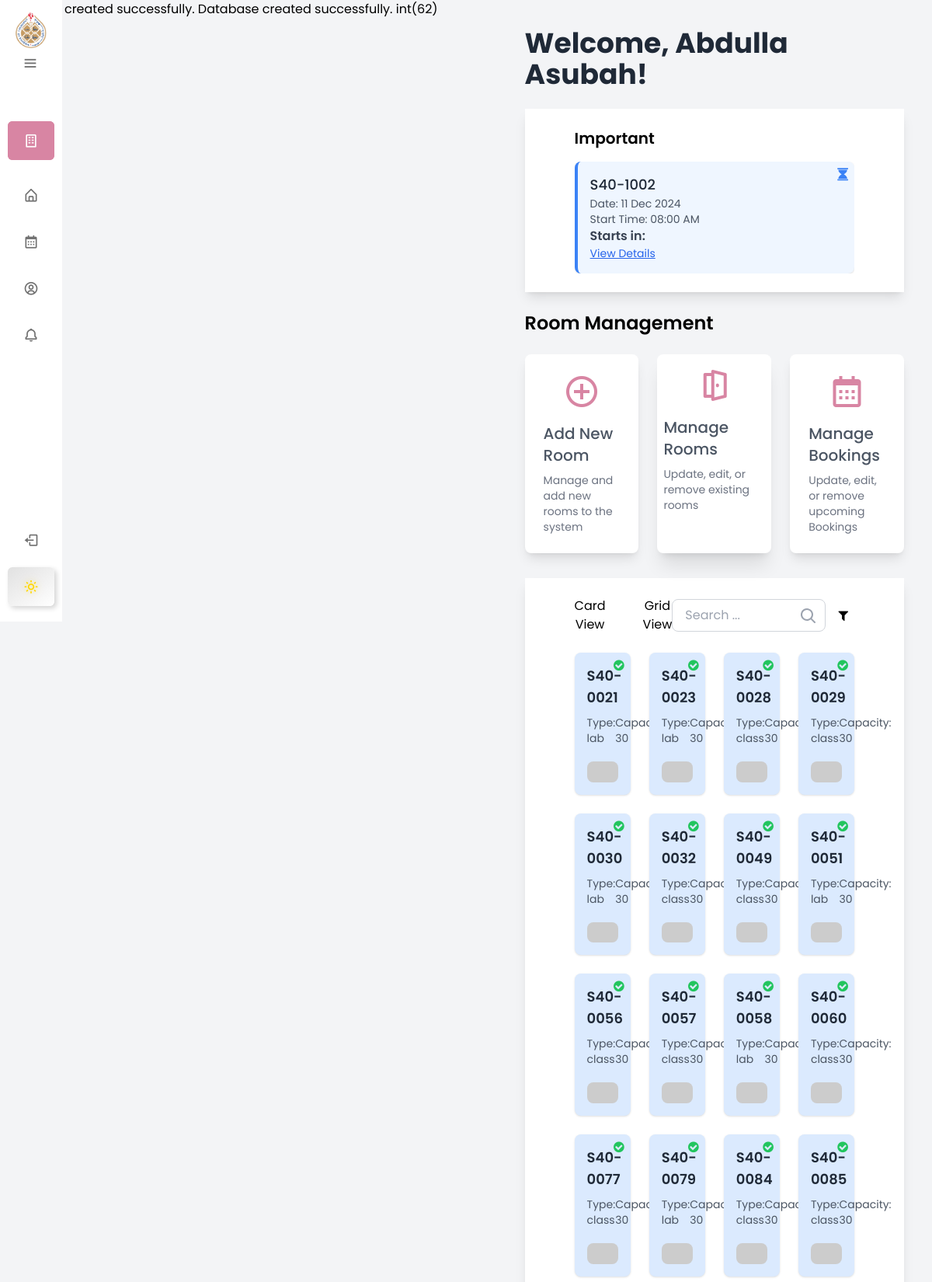
The app's page /frontend/templates/layout/base.php (signed in, upper part) with its own data.
### tables this page shows
CREATE TABLE `users` (
  `userID` int(10) NOT NULL,
  `email` varchar(255) NOT NULL,
  `password` varchar(255) NOT NULL,
  `firstName` text NOT NULL,
  `lastName` text NOT NULL,
  `role` enum('admin','student','instructor') NOT NULL DEFAULT 'student',
  `profilePic` int(11) NOT NULL DEFAULT 1
);

CREATE TABLE `bookings` (
  `bookingID` int(10) NOT NULL,
  `userID` int(10) NOT NULL,
  `roomID` varchar(10) NOT NULL,
  `bookingTime` timestamp NOT NULL DEFAULT current_timestamp(),
  `startTime` datetime NOT NULL,
  `endTime` datetime NOT NULL,
  `status` enum('active','pending','expired','rejected') NOT NULL DEFAULT 'active',
  `feedback` tinyint(1) DEFAULT 0
);

CREATE TABLE `room` (
  `roomID` varchar(10) NOT NULL,
  `type` enum('lab','class') DEFAULT 'class',
  `capacity` int(10) UNSIGNED NOT NULL,
  `isAvailable` tinyint(4) NOT NULL DEFAULT 0,
  `floor` tinyint(4) NOT NULL,
  `department` enum('IS','CS','CE') NOT NULL
);

### backend/utils/helpers.php (called while the page is built, shortened)
<?php
include __DIR__ . '/../db-connection.php';
function isAuthorized()
{
  if (isset($_SESSION['active-user'])) {
    $id = $_SESSION['active-user'];
  } else {
    header('Location: ../../templates/layout/signbase.php');
    exit();
  }
  return $id;
}

### backend/database/user-model.php (called while the page is built, shortened)
<?php
require_once __DIR__ . '/../utils/crud.php';
class UserModel
{
    private $conn;
    function __construct($conn, $userID = null, $email = null, $password = null, $firstName = null, $lastName = null, $role = null, $profilePic = null)
    {
        $this->conn = $conn;
    }
    public function getAllUsers()
    {
        try {
            $stmt = $this->conn->prepare("
                SELECT u.*, f.id as file_id, f.mime_type, fc.file_content
                FROM users u
                LEFT JOIN files f ON u.profilePic = f.id
                LEFT JOIN file_contents fc ON f.id = fc.file_id
            ");
            $stmt->execute();
            $results = $stmt->fetchAll(PDO::FETCH_ASSOC);
            return $results;
        } catch (PDOException $e) {
            error_log("Error fetching users: " . $e->getMessage());
            throw new Exception("Failed to fetch users data");
        }
    }
    public function getUserByID($userID)
    {
        try {
            $stmt = $this->conn->prepare("
                SELECT u.*, f.id as file_id, f.mime_type, fc.file_content
                FROM users u
                LEFT JOIN files f ON u.profilePic = f.id
                LEFT JOIN file_contents fc ON f.id = fc.file_id
                WHERE u.userID = ?
            ");
            $stmt->execute([$userID]);
            $result = $stmt->fetch(PDO::FETCH_ASSOC);
            if ($result['file_id']) {
                $result['profilePicData'] = [
                    'mime_type' => $result['mime_type'],
                    'file_content' => $result['file_content']
                ];
            }
            return $result;
        } catch (PDOException $e) {
            error_log("Error fetching user: " . $e->getMessage());
            throw new Exception("Failed to fetch user data");
        }
    }
}

### backend/database/book-model.php (called while the page is built, shortened)
<?php
require_once __DIR__ . '/../utils/crud.php';
require_once 'room-model.php';
class BookModel
{
  private $conn;
  function __construct($conn, $userID, $roomID, $bookingTime, $startTime, $endTime, $bookingID = null)
{
    $this->conn = $conn;
}
  public function getUpcomingBookingsByUser($userID)
  {
    $crud = new Crud($this->conn);
    $currentTime = (new DateTime())->format('Y-m-d H:i:s');
    $condition = 'userID = ? AND startTime > ? AND status = ? ORDER BY startTime ASC';
    $result = $crud->read('bookings', [], $condition, $userID, $currentTime, 'active');
    return !empty($result) ? $result : [];
  }
  public function getCurrentBookingsByUser($userID)
  {
    $crud = new Crud($this->conn);
    $currentTime = (new DateTime())->format('Y-m-d H:i:s');
    $condition = 'userID = ? AND startTime <= ? AND endTime >= ? AND status = ? ORDER BY startTime DESC';
    $result = $crud->read('bookings', [], $condition, $userID, $currentTime, $currentTime, 'active');
    return !empty($result) ? $result : [];
  }
}

### backend/utils/crud.php (called while the page is built, shortened)
<?php
class Crud
{
    private $db;
    public function __construct(PDO $pdo)
    {
        $this->db = $pdo;
    }
    public function read(string $tableName, array $columns = [], string $condition = '', ...$args): array
    {
        $columnList = empty($columns) ? '*' : implode(', ', $columns);
        $query = "SELECT $columnList FROM $tableName";
        if ($condition) {
            $query .= " WHERE $condition";
        }
        $stmt = $this->db->prepare($query);
        $stmt->execute($args);
        return $stmt->fetchAll(PDO::FETCH_ASSOC);
    }
}

### backend/database/room-model.php (called while the page is built, shortened)
<?php
require_once __DIR__ . '/../utils/crud.php';
class RoomModel
{
    private $conn;
    public function __construct($conn, $roomID = null, $type = "class", $capacity = null, $isAvailable = false, $floor = null, $department = null)
    {
        $this->conn = $conn;
    }
    public function getAllRooms()
    {
        $crud = new Crud($this->conn);
        return $crud->read('room');
    }
}

### frontend/templates/components/home.php (the view, shortened to what this page needs)
<?php
require_once '../../../backend/database/user-model.php';
require_once '../../../backend/database/room-model.php';
require_once '../../../backend/database/book-model.php';
require_once '../../../backend/utils/helpers.php';
require_once '../../../backend/utils/database-manager.php';
$id = isAuthorized();
$userModel = new UserModel($pdo);
$users = $userModel->getAllUsers();
$id == Constants::GUEST_USER_ID ?
  $user = ['firstName' => 'Guest', 'lastName' => 'User'] :
  $user = $userModel->getUserByID($id);
$roomModel = new RoomModel($pdo);
$rooms = $roomModel->getAllRooms();
usort($rooms, function ($a, $b) {
  return $a['roomID'] <=> $b['roomID'];
});
?>
<body class="bg-gray-100 min-h-screen mr-5">
  <div class="text-left pb-6 pt-20 sm:pt-15 lg:pt-5 md:pt-10">
    <h1 class="text-xl sm:text-3xl lg:text-4xl font-bold text-gray-800 welcome-message">
      <?php if (is_array($user)) {
        echo "Welcome, " . $user["firstName"] . " " . $user["lastName"] . "!";
      } else {
        echo "Welcome, Guest!";
      }
      ?>
    </h1>
  </div>
  <?php
  if ($id != Constants::GUEST_USER_ID) {
    require_once 'reminders.php';
  }
  ?>
  <?php if ($id === Constants::ADMIN_USER_ID) { ?>
    <div class="container mx-auto mt-6">
      <h3 class="text-2xl font-semibold mb-6">Room Management</h3>
      <div class="grid grid-cols-1 sm:grid-cols-2 lg:grid-cols-3 gap-6">
        <div
          class="bg-white p-6 rounded-lg shadow-lg hover:shadow-xl transition duration-300 flex flex-col justify-center items-center">
          <div onclick="openAddRoomModal()" class="w-full cursor-pointer">
            <div class="flex flex-col items-center">
              <i class="bx bx-plus-circle text-5xl mb-4" style="color: #D885A3;"></i>
              <h4 class="text-xl font-medium text-gray-600">Add New Room</h4>
              <p class="text-sm text-gray-500 mt-2">Manage and add new rooms to the system</p>
            </div>
          </div>
        </div>
        <div class="bg-white py-4 px-2 rounded-lg shadow-xl w-full max-w-none relative">
          <div onclick="openRoomListModal()" class="w-full cursor-pointer">
            <div class="flex flex-col items-center">
              <i class="bx bx-door-open text-5xl mb-4" style="color: #D885A3;"></i>
              <h4 class="text-xl font-medium text-gray-600">Manage Rooms</h4>
              <p class="text-sm text-gray-500 mt-2">Update, edit, or remove existing rooms</p>
            </div>
          </div>
        </div>
        <div
          class="bg-white p-6 rounded-lg shadow-lg hover:shadow-xl transition duration-300 flex flex-col justify-center items-center">
          <div onclick="openBookListModal()" class="w-full cursor-pointer">
            <div class="flex flex-col items-center">
              <i class="bx bx-calendar text-5xl mb-4" style="color: #D885A3;"></i>
              <h4 class="text-xl font-medium text-gray-600">Manage Bookings</h4>
              <p class="text-sm text-gray-500 mt-2">Update, edit, or remove upcoming Bookings</p>
            </div>
          </div>
        </div>
      </div>
    </div>
  <?php } ?>
  <div class="w-full bg-white shadow-lg my-8 py-6 px-4 sm:px-8 lg:px-16">
    <div class="flex justify-between mb-6">
      <div class="flex space-x-4 sm:space-x-8 lg:space-x-12">
        <button id="cardViewBtn" class="view-toggle-btn">Card View</button>
        <button id="gridViewBtn" class="view-toggle-btn">Grid View</button>
      </div>
      <div class="flex justify-center items-center space-x-2">
        <div class="relative w-full sm:max-w-md lg:max-w-lg mx-auto">
          <input type="text" id="roomSearch"
            class="w-full border border-gray-300 rounded-lg px-4 py-2 focus:outline-none focus:ring-2 focus:ring-blue-500"
            placeholder="Search ..." />
          <svg xmlns="http://www.w3.org/2000/svg" class="absolute top-3 right-3 h-5 w-5 text-gray-400"
            viewBox="0 0 20 20" fill="currentColor">
            <path fill-rule="evenodd"
              d="M12.9 14.32a8 8 0 111.414-1.414l4.387 4.387a1 1 0 11-1.414 1.414l-4.387-4.387zM8 14a6 6 0 100-12 6 6 0 000 12z"
              clip-rule="evenodd" />
          </svg>
        </div>
        <div class="relative" id="filterDiv">
          <div id="filterIcon" class="cursor-pointer">
            <i class="fa fa-filter text-3xl p-2" aria-hidden="true"></i>
          </div>
        </div>
      </div>
    </div>
    <div id="roomsContainer"
      class="grid grid-cols-1 sm:grid-cols-2 md:grid-cols-3 lg:grid-cols-4 gap-6 justify-center items-center">
      <?php foreach ($rooms as $room): ?>
        <div
          class="room-card relative p-4 bg-blue-100 rounded-lg shadow transform transition duration-300 hover:scale-105 hover:shadow-xl"
          data-room-type="<?php echo strtolower($room['type']); ?>" data-room-capacity="<?php echo $room['capacity']; ?>"
          data-room-available="<?php echo $room['isAvailable']; ?>"
          data-room-id="<?php echo htmlspecialchars($room['roomID']); ?>" data-room-floor="<?php echo $room['floor']; ?>">
          <div class="absolute top-2 right-2">
            <?php if ($room['isAvailable'] == 1): ?>
              <i class="fa fa-check-circle text-green-500 text-xl" title="Available"></i>
            <?php else: ?>
              <i class="fa fa-minus-circle text-red-500 text-xl" title="Not Available"></i>
            <?php endif; ?>
          </div>
          <h3 class="text-lg font-semibold text-gray-800">
          </h3>
          <div class="flex justify-around items-center text-sm text-gray-600 mt-2">
            <span>Type: <?php echo htmlspecialchars($room['type']); ?></span>
            <span>Capacity: <?php echo htmlspecialchars($room['capacity']); ?></span>
          </div>
          <div>
            <img src="https://placehold.co/600x400?text=Image+For+<?php echo htmlspecialchars($room['roomID']); ?>"
              class="mt-5 rounded-lg">
          </div>
        </div>
      <?php endforeach; ?>
    </div>
  </div>
  </div>
</body>
</html>

### frontend/templates/components/reminders.php (shortened to what this page needs)
<?php
require_once '../../../backend/database/comment-reply-model.php';
require_once '../../../backend/database/user-model.php';
require_once '../../../backend/database/book-model.php';
require_once '../../../backend/db-connection.php';
require_once '../../../backend/utils/helpers.php';
$id = isAuthorized();
$bookModel = new BookModel($pdo, null, null, null, null, null, null);
$bookModel->updateExpiredBookings();
$currentBookings = $bookModel->getCurrentBookingsByUser($id);
$upcomingBookings = $bookModel->getUpcomingBookingsByUser($id);
if (!empty($currentBookings)) {
  $nearestBooking = $currentBookings[0];
} elseif (!empty($upcomingBookings)) {
  $nearestBooking = $upcomingBookings[0];
} else {
  $nearestBooking = null;
}
$bookingDateTime = $nearestBooking ? strtotime($nearestBooking['startTime']) : null;
?>
<div class="w-full bg-white shadow-lg py-6 px-4 sm:px-8 lg:px-16">
  <h2 class="text-xl font-semibold mb-4">Important</h2>
  <?php if (!$nearestBooking && empty($lastTwoOpenLabBookings)): ?>
    <p class="text-lg">No upcoming or open lab bookings responds available at the moment.</p>
  <?php else: ?>
    <div class="flex flex-wrap gap-4 justify-start overflow-x-auto">
      <?php if ($nearestBooking): ?>
        <?php
        $isCurrent = in_array($nearestBooking, $currentBookings);
        $timeMessage = $isCurrent ? "Ends in" : "Starts in";
        ?>
        <div class="flex-1 min-w-[250px] max-w-sm bg-blue-50 border-l-4 border-blue-500 rounded-lg shadow p-4 relative">
          <?php if (!$isCurrent): ?>
            <i class="fa fa-hourglass text-blue-500 absolute top-2 right-2 text-xl"></i>
          <?php endif; ?>
          <h3 class="text-lg font-medium text-gray-800"><?= $nearestBooking['roomID'] ?></h3>
          <p class="text-sm text-gray-600">Date: <?= date('d M Y', $bookingDateTime) ?></p>
          <p class="text-sm text-gray-600">Start Time: <?= date('h:i A', $bookingDateTime) ?></p>
          <p class="text-md font-semibold text-gray-700">
            <?= $timeMessage ?>:
          </p>
          <a href="#" id="view-details-history" class="text-sm text-blue-600 underline">View Details</a>
        </div>
      <?php endif; ?>
    </div>
  <?php endif; ?>
</div>

### records on screen
users: firstName "Abdulla", lastName "Asubah"
bookings: roomID "S40-1002", startTime "11 Dec 2024", startTime "08:00 AM"
room: isAvailable 1 (drawn)
room: isAvailable 1 (drawn)
room: isAvailable 1 (drawn)
room: isAvailable 1 (drawn)
room: isAvailable 1 (drawn)
room: isAvailable 1 (drawn)
room: isAvailable 1 (drawn)
room: isAvailable 1 (drawn)
room: isAvailable 1 (drawn)
room: isAvailable 1 (drawn)
room: isAvailable 1 (drawn)
room: isAvailable 1 (drawn)
room: isAvailable 1 (drawn)
room: isAvailable 1 (drawn)
room: isAvailable 1 (drawn)
room: isAvailable 1 (drawn)

### other values on screen
$timeMessage "Starts in"
